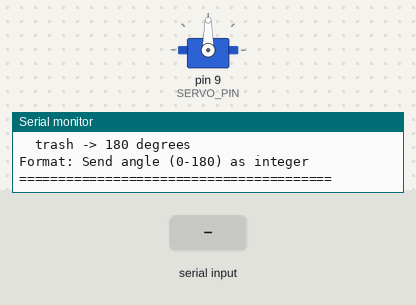
Bench run of a sketch on a simulated Arduino Uno, built with avr-gcc and run on an emulated ATmega328P. Shown: servo, the last lines printed to the serial monitor. Inputs (shaded band) come from the test bench.

Above: at 1.5 s.
1.6 s: "30,150\n" received over Serial
At 2.07 s:
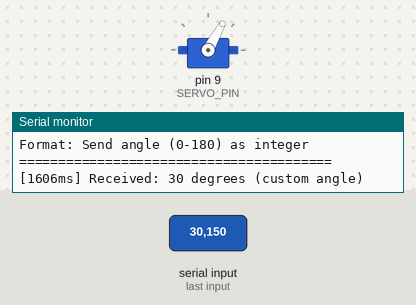
At 2.9 s:
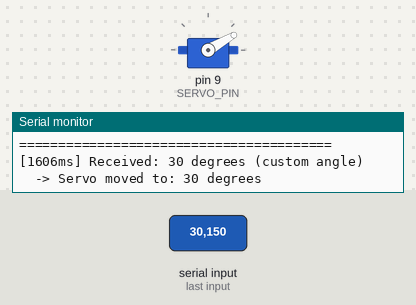
4.0 s: "5\n" received over Serial
At 5.5 s:
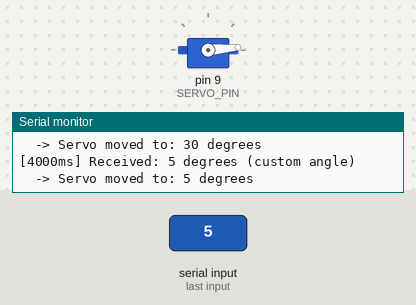
Timing chart, 0 to 7.0 s (numbered marks = the images above; inputs shaded):
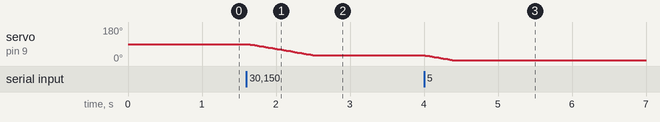

The sketch:

trashnet_servo.ino
```cpp
#include <Servo.h>

const int SERVO_PIN = 9;
Servo sortingServo;

String categoryNames[6] = {"cardboard", "glass", "metal", "paper", "plastic", "trash"};
int servoAngles[6] = {0, 36, 72, 108, 144, 180};

int currentAngle = 90;
int targetAngle = 90;

void setup() {
  Serial.begin(9600);
  sortingServo.attach(SERVO_PIN);
  sortingServo.write(90);
  currentAngle = 90;

  Serial.println();
  Serial.println("========================================");
  Serial.println("TrashNet Arduino Servo Controller");
  Serial.println("========================================");
  Serial.println("Status: Ready");
  Serial.println("Waiting for commands from Python...");
  Serial.println();
  Serial.println("Angle mapping:");
  for (int i = 0; i < 6; i++) {
    Serial.print("  ");
    Serial.print(categoryNames[i]);
    Serial.print(" -> ");
    Serial.print(servoAngles[i]);
    Serial.println(" degrees");
  }
  Serial.println();
  Serial.println("Format: Send angle (0-180) as integer");
  Serial.println("========================================");
  Serial.println();
}

void loop() {
  if (Serial.available() > 0) {
    String data = Serial.readStringUntil('\n');
    data.trim();
    targetAngle = data.toInt();

    if (targetAngle >= 0 && targetAngle <= 180) {
      Serial.print("[");
      Serial.print(millis());
      Serial.print("ms] Received: ");
      Serial.print(targetAngle);
      Serial.print(" degrees");

      bool foundCategory = false;
      for (int i = 0; i < 6; i++) {
        if (targetAngle == servoAngles[i]) {
          Serial.print(" -> ");
          Serial.print(categoryNames[i]);
          foundCategory = true;
          break;
        }
      }
      if (!foundCategory) {
        Serial.print(" (custom angle)");
      }
      Serial.println();

      moveServoSmooth(currentAngle, targetAngle);
      currentAngle = targetAngle;

      Serial.print("  -> Servo moved to: ");
      Serial.print(currentAngle);
      Serial.println(" degrees");
      Serial.println();
    } else {
      Serial.print("ERROR: Invalid angle: ");
      Serial.print(targetAngle);
      Serial.println(" degrees");
      Serial.println("  Valid range: 0-180 degrees");
      Serial.println();
    }
  }
}

void moveServoSmooth(int startAngle, int endAngle) {
  int step = (startAngle < endAngle) ? 1 : -1;
  for (int angle = startAngle; angle != endAngle; angle += step) {
    sortingServo.write(angle);
    delay(15);
  }
  sortingServo.write(endAngle);
  delay(100);
}
```

Measured:
- after the input at 1.6 s, servo on pin 9 (SERVO_PIN): moves from 90° to 30° over 0.89 s, starting at once
- after the input at 4.0 s, servo on pin 9 (SERVO_PIN): moves from 30° to 5° over 0.36 s, starting at once
